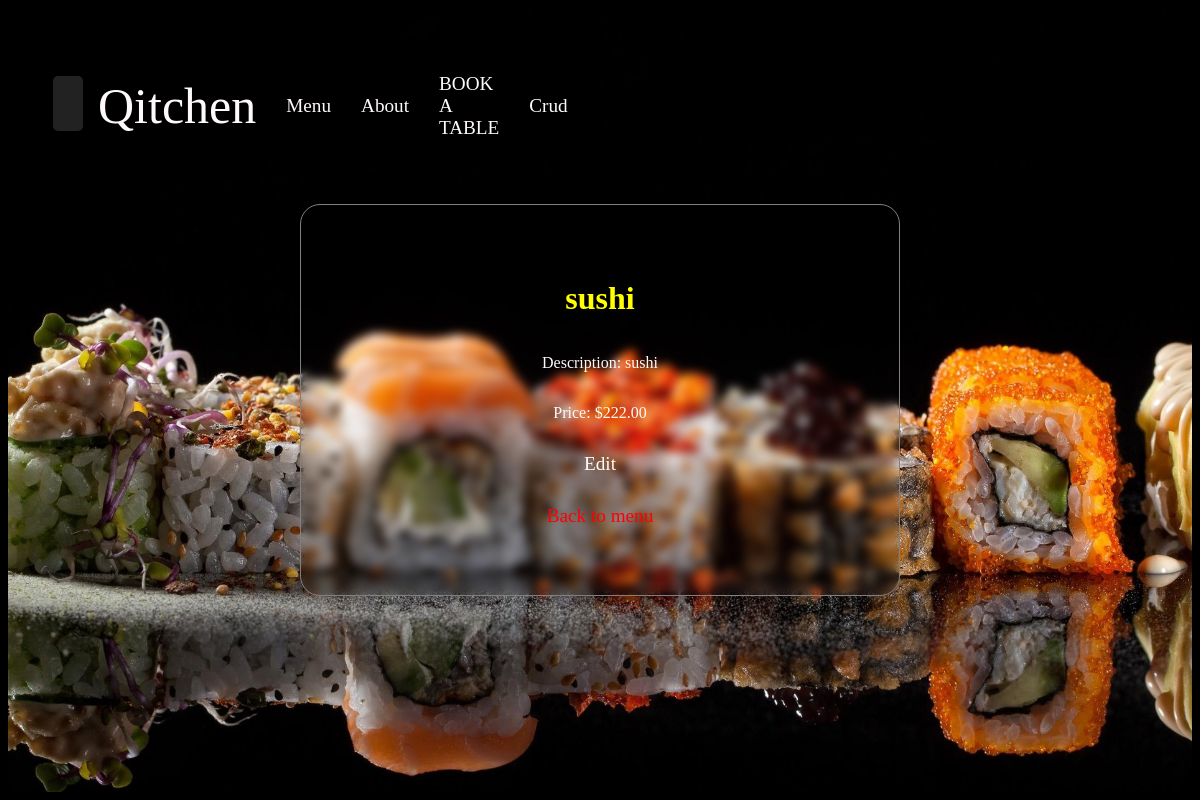
Page /menu/menu/1/ on the committed database.
### menu/models.py (models this page shows, shortened)
class MenuItem(models.Model):
    name = models.CharField(max_length=100)
    description = models.TextField()
    price = models.DecimalField(max_digits=5, decimal_places=2)
    available = models.BooleanField(default=True)

### menu/views.py (the view)
# urls.py: path('menu/<int:pk>/', views.menu_detail, name='menu_detail'),
def menu_detail(request, pk):
    item = get_object_or_404(MenuItem, pk=pk)
    return render(request, 'menu/menu_detail.html', {'item': item})

### menu/templates/menu/menu_detail.html
{% extends 'base.html' %}
{% load static %}
{% block css %}
  <link rel="stylesheet" href="{% static 'css/crud_detail.css' %}" />
{% endblock %}
{% block content %}
  <div class="crud-main-2">
    <div class="main-crud-3">
      <h1 style="color: yellow;">{{ item.name }}</h1>
      <p>Description: {{ item.description }}</p>
      <p>Price: ${{ item.price }}</p>
      <a href="{% url 'menu_update' item.pk %}">Edit</a>
      <a style="color: red;" href="{% url 'menu_list' %}">Back to menu</a>
    </div>
  </div>
{% endblock %}

### static/css/navbar.css (style rules this page uses)
a { padding: 15px; color: snow; text-decoration: none; font-size: larger; }

### static/css/home.css (style rules this page uses)
body { background-color: black; }

### static/css/crud_detail.css (style rules this page uses)
* { transition: 0.5s; }
.crud-main-2 { height: 100%; display: flex; justify-content: center; align-items: center; flex-direction: column; background-image: url('../media/welcomeImg.jpg'); background-position: center; background-repeat: no-repeat; background-size: cover; background-blend-mode: darken; }
.main-crud-3 { box-sizing: border-box; color: snow; background-color: transparent; backdrop-filter: blur(5px); width: 600px; height: 50%; display: flex; justify-content: center; align-items: center; flex-direction: column; border-radius: 20px; border: 1px solid gray; }

### rows in the picture
MenuItem: name "sushi", description "sushi", price "222.00"
